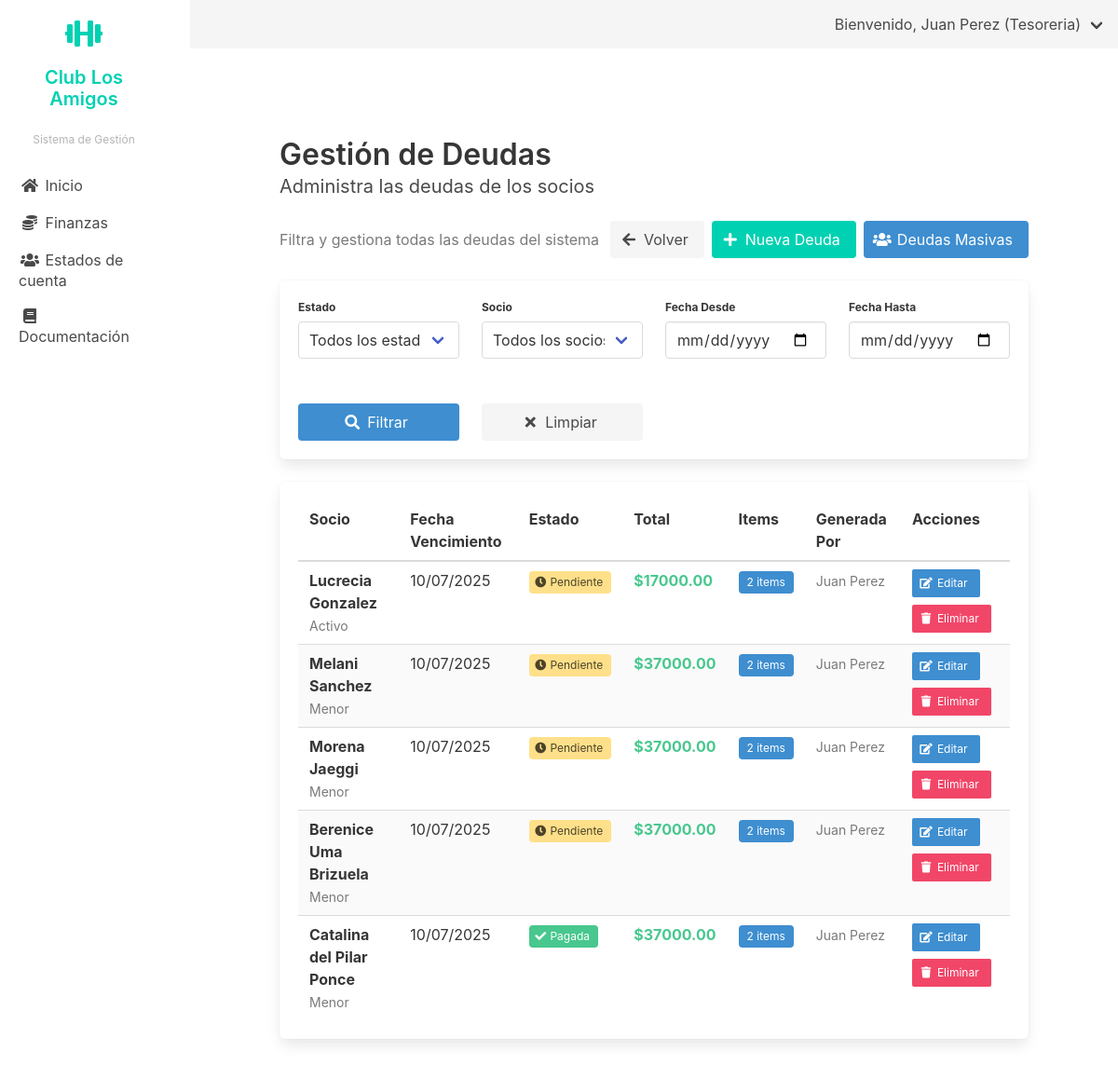
The page /finanzas/deudas/ (signed in) on the database its author committed.
### finanzas/models.py (models this page shows, shortened)
class Deuda(models.Model):
    ESTADO_CHOICES = [
        ('PENDIENTE', 'Pendiente'),
        ('PAGADA', 'Pagada'),
        ('VENCIDA', 'Vencida'),
        ('CANCELADA', 'Cancelada'),
    ]
    socio = models.ForeignKey(Socio, on_delete=models.CASCADE, related_name='deudas')
    fecha_generacion = models.DateField(auto_now_add=True)
    fecha_vencimiento = models.DateField()
    monto_total = models.DecimalField(max_digits=10, decimal_places=2, default=0)
    estado = models.CharField(max_length=10, choices=ESTADO_CHOICES, default='PENDIENTE')
    observaciones = models.TextField(blank=True, null=True)
    generada_por = models.ForeignKey(User, on_delete=models.PROTECT, related_name='deudas_generadas')
    fecha_creacion = models.DateTimeField(auto_now_add=True)
    fecha_actualizacion = models.DateTimeField(auto_now=True)
    class Meta:
        verbose_name = 'Deuda'
        verbose_name_plural = 'Deudas'
        ordering = ['-fecha_generacion']

### socios/models.py (models this page shows, shortened)
class Socio(models.Model):
    perfil_usuario = models.OneToOneField(PerfilUsuario, on_delete=models.CASCADE, related_name='socio', null=True, blank=True)
    tipo_socio = models.ForeignKey(TipoSocio, on_delete=models.PROTECT)
    fecha_afiliacion = models.DateField()
    observaciones = models.TextField(blank=True, null=True)
    fecha_registro = models.DateTimeField(auto_now_add=True)
    fecha_actualizacion = models.DateTimeField(auto_now=True)
    class Meta:
        verbose_name = 'Socio'
        verbose_name_plural = 'Socios'
        ordering = ['-fecha_registro']

class TipoSocio(models.Model):
    TIPO_SOCIO_CHOICES = [
        ('ACTIVO', 'Activo'),
        ('ADHERENTE', 'Adherente'),
        ('INFANTIL', 'Infantil'),
        ('HONORARIO', 'Honorario'),
    ]
    nombre = models.CharField(max_length=10, choices=TIPO_SOCIO_CHOICES, unique=True)
    descripcion = models.TextField(blank=True, null=True)
    class Meta:
        verbose_name = 'Tipo de Socio'
        verbose_name_plural = 'Tipos de Socios'
        default_manager_name = 'objects'

### usuarios/models.py (models this page shows, shortened)
class PerfilUsuario(models.Model):
    TIPO_DOCUMENTO_CHOICES = [
        ('DNI', 'DNI'),
        ('CE', 'Carné de Extranjería'),
        ('PAS', 'Pasaporte'),
    ]
    ESTADO_SOCIO_CHOICES = [
        ('ACTIVO', 'Activo'),
        ('INACTIVO', 'Inactivo'),
        ('SUSPENDIDO', 'Suspendido'),
        ('PENDIENTE', 'Pendiente de Aprobación'),
        ('RETIRADO', 'Retirado'),
    ]
    usuario = models.OneToOneField(User, on_delete=models.CASCADE, related_name='perfil')
    tipo_documento = models.CharField(max_length=3, choices=TIPO_DOCUMENTO_CHOICES, default='DNI')
    numero_documento = models.CharField(max_length=20, unique=True)
    telefono = models.CharField(max_length=15, blank=True, null=True)
    direccion = models.TextField(blank=True, null=True)
    fecha_nacimiento = models.DateField(blank=True, null=True)
    estado_socio = models.CharField(max_length=10, choices=ESTADO_SOCIO_CHOICES, default='ACTIVO',
                                   verbose_name='Estado como Socio')
    fecha_registro = models.DateTimeField(auto_now_add=True)
    fecha_actualizacion = models.DateTimeField(auto_now=True)
    class Meta:
        verbose_name = 'Perfil de Usuario'
        verbose_name_plural = 'Perfiles de Usuario'

### finanzas/views.py (the view)
# urls.py: path('deudas/', views.lista_deudas, name='lista_deudas'),
@login_required
@tesorero_required
def lista_deudas(request):
    deudas = Deuda.objects.all()
    estado = request.GET.get('estado')
    if estado:
        deudas = deudas.filter(estado=estado)
    socio_id = request.GET.get('socio')
    if socio_id:
        deudas = deudas.filter(socio_id=socio_id)
    paginator = Paginator(deudas, 20)
    page_number = request.GET.get('page')
    page_obj = paginator.get_page(page_number)
    socios = Socio.objects.all()
    return render(request, 'finanzas/lista_deudas.html', {
        'page_obj': page_obj,
        'socios': socios,
        'estado_filtro': estado,
        'socio_filtro': socio_id
    })

### usuarios/context_processors.py (called while the page is built)
def user_role_context(request):
    if request.user.is_authenticated:
        user_groups = request.user.groups.all()
        if user_groups.filter(name='Coordinador').exists():
            user_role = 'Coordinador'
        elif user_groups.filter(name='Tesoreria').exists():
            user_role = 'Tesoreria'
        elif user_groups.filter(name='Comision').exists():
            user_role = 'Comision'
        elif user_groups.filter(name='Administrador').exists():
            user_role = 'Administrador'
        else:
            user_role = 'Default'
    else:
        user_role = 'Default'
    return {
        'user_role': user_role
    }

### finanzas/templates/finanzas/lista_deudas.html (shortened to what this page needs)
{% extends 'usuarios/base_tesorero.html' %}
{% load static %}
{% block content %}
<div class="container">
    <div class="section">
        <h1 class="title">Gestión de Deudas</h1>
        <p class="subtitle">Administra las deudas de los socios</p>
        <div class="level mb-5">
            <div class="level-left">
                <div class="level-item">
                    <p class="has-text-grey">Filtra y gestiona todas las deudas del sistema</p>
                </div>
            </div>
            <div class="level-right">
                <div class="level-item">
                    <a href="{% url 'finanzas:dashboard' %}" class="button is-light mr-2">
                        <span class="icon">
                            <i class="fas fa-arrow-left"></i>
                        </span>
                        <span>Volver</span>
                    </a>
                    <a href="{% url 'finanzas:crear_deuda' %}" class="button is-primary mr-2">
                        <span class="icon">
                            <i class="fas fa-plus"></i>
                        </span>
                        <span>Nueva Deuda</span>
                    </a>
                    <a href="{% url 'finanzas:generar_deudas_masivas' %}" class="button is-info">
                        <span class="icon">
                            <i class="fas fa-users"></i>
                        </span>
                        <span>Deudas Masivas</span>
                    </a>
                </div>
            </div>
        </div>
        <div class="box">
            <form method="get" class="columns is-multiline">
                <div class="column is-3">
                    <div class="field">
                        <label class="label is-small">Estado</label>
                        <div class="control">
                            <div class="select is-fullwidth">
                                <select name="estado">
                                    <option value="">Todos los estados</option>
                                </select>
                            </div>
                        </div>
                    </div>
                </div>
                <div class="column is-3">
                    <div class="field">
                        <label class="label is-small">Socio</label>
                        <div class="control">
                            <div class="select is-fullwidth">
                                <select name="socio">
                                    <option value="">Todos los socios</option>
                                </select>
                            </div>
                        </div>
                    </div>
                </div>
                <div class="column is-3">
                    <div class="field">
                        <label class="label is-small">Fecha Desde</label>
                        <div class="control">
                            <input type="date" name="fecha_desde" class="input" value="{{ request.GET.fecha_desde }}">
                        </div>
                    </div>
                </div>
                <div class="column is-3">
                    <div class="field">
                        <label class="label is-small">Fecha Hasta</label>
                        <div class="control">
                            <input type="date" name="fecha_hasta" class="input" value="{{ request.GET.fecha_hasta }}">
                        </div>
                    </div>
                </div>
                <div class="column is-3">
                    <div class="field">
                        <label class="label is-small">&nbsp;</label>
                        <div class="control">
                            <button type="submit" class="button is-info is-fullwidth">
                                <span class="icon">
                                    <i class="fas fa-search"></i>
                                </span>
                                <span>Filtrar</span>
                            </button>
                        </div>
                    </div>
                </div>
                <div class="column is-3">
                    <div class="field">
                        <label class="label is-small">&nbsp;</label>
                        <div class="control">
                            <a href="{% url 'finanzas:lista_deudas' %}" class="button is-light is-fullwidth">
                                <span class="icon">
                                    <i class="fas fa-times"></i>
                                </span>
                                <span>Limpiar</span>
                            </a>
                        </div>
                    </div>
                </div>
            </form>
        </div>
        <div class="box">
            {% if page_obj %}
            <div class="table-container">
                <table class="table is-fullwidth is-striped is-hoverable">
                    <thead>
                        <tr>
                            <th>Socio</th>
                            <th>Fecha Vencimiento</th>
                            <th>Estado</th>
                            <th>Total</th>
                            <th>Items</th>
                            <th>Generada Por</th>
                            <th>Acciones</th>
                        </tr>
                    </thead>
                    <tbody>
                        {% for deuda in page_obj %}
                        <tr>
                            <td>
                                <div>
                                    <strong>{{ deuda.socio.perfil_usuario.usuario.get_full_name }}</strong>
                                    <br>
                                    <small class="has-text-grey">{{ deuda.socio.tipo_socio.nombre }}</small>
                                </div>
                            </td>
                            <td>
                                <span class="{% if deuda.fecha_vencimiento < today %}has-text-danger{% endif %}">
                                    {{ deuda.fecha_vencimiento|date:"d/m/Y" }}
                                </span>
                            </td>
                            <td>
                                {% if deuda.estado == 'PENDIENTE' %}
                                    <span class="tag is-warning">
                                        <span class="icon is-small">
                                            <i class="fas fa-clock"></i>
                                        </span>
                                        <span>Pendiente</span>
                                    </span>
                                {% elif deuda.estado == 'PAGADA' %}
                                    <span class="tag is-success">
                                        <span class="icon is-small">
                                            <i class="fas fa-check"></i>
                                        </span>
                                        <span>Pagada</span>
                                    </span>
                                {% endif %}
                            </td>
                            <td>
                                <span class="has-text-weight-bold {% if deuda.monto_total >= 0 %}has-text-success{% else %}has-text-danger{% endif %}">
                                    ${{ deuda.monto_total|floatformat:2 }}
                                </span>
                            </td>
                            <td>
                                <span class="tag is-info">{{ deuda.items.count }} items</span>
                            </td>
                            <td>
                                <small class="has-text-grey">
                                    {{ deuda.generada_por.get_full_name }}
                                    <br>
                                </small>
                            </td>
                            <td>
                                <div class="buttons are-small">
                                    <a href="{% url 'finanzas:editar_deuda' deuda.pk %}" class="button is-info">
                                        <span class="icon">
                                            <i class="fas fa-edit"></i>
                                        </span>
                                        <span>Editar</span>
                                    </a>
                                    <button class="button is-danger" onclick="confirmarEliminar({{ deuda.pk }}, '{{ deuda.socio.perfil_usuario.usuario.get_full_name }}')">
                                        <span class="icon">
                                            <i class="fas fa-trash"></i>
                                        </span>
                                        <span>Eliminar</span>
                                    </button>
                                </div>
                            </td>
                        </tr>
                        {% endfor %}
                    </tbody>
                </table>
            </div>
            {% endif %}
        </div>
    </div>
</div>
{% endblock %}

### templates/base.html (shortened to what this page needs)
<!DOCTYPE html>
<html lang="es">
<head>
    <link rel="stylesheet" href="https://cdn.jsdelivr.net/npm/bulma@0.9.4/css/bulma.min.css">
    <link rel="stylesheet" href="https://cdnjs.cloudflare.com/ajax/libs/font-awesome/5.15.4/css/all.min.css">
</head>
<body>
    <div class="columns is-fullheight">
        <div class="column is-2 is-sidebar-menu">
            {% block sidebar_menu %}{% endblock %}
        </div>
        <div class="column">
            <nav class="navbar is-light" role="navigation" aria-label="main navigation">
                <div class="navbar-menu">
                    <div class="navbar-end">
                        {% if request.user.is_authenticated %}
                            <div class="navbar-item has-dropdown is-hoverable">
                                <a class="navbar-link">
                                    Bienvenido, {{ request.user.get_full_name }} ({{ request.user.groups.first.name }})
                                </a>
                            </div>
                        {% else %}
                            <div class="navbar-item">
                                <a class="button is-primary" href="{% url 'usuarios:login' %}">
                                    Iniciar sesión
                                </a>
                            </div>
                        {% endif %}
                    </div>
                </div>
            </nav>
            <div class="section">
                {% block content %}{% endblock %}
            </div>
        </div>
    </div>
</body>
</html>

### rows shown on the page
Deuda: socio.perfil_usuario.usuario.get_full_name "Lucrecia Gonzalez", socio.tipo_socio.nombre "Activo", fecha_vencimiento "10/07/2025", estado "PENDIENTE" (drawn), monto_total "17000.00", items.count "2", generada_por.get_full_name "Juan Perez"
Deuda: socio.perfil_usuario.usuario.get_full_name "Melani Sanchez", socio.tipo_socio.nombre "Menor", fecha_vencimiento "10/07/2025", estado "PENDIENTE" (drawn), monto_total "37000.00", items.count "2", generada_por.get_full_name "Juan Perez"
Deuda: socio.perfil_usuario.usuario.get_full_name "Morena Jaeggi", socio.tipo_socio.nombre "Menor", fecha_vencimiento "10/07/2025", estado "PENDIENTE" (drawn), monto_total "37000.00", items.count "2", generada_por.get_full_name "Juan Perez"
Deuda: socio.perfil_usuario.usuario.get_full_name "Berenice Uma Brizuela", socio.tipo_socio.nombre "Menor", fecha_vencimiento "10/07/2025", estado "PENDIENTE" (drawn), monto_total "37000.00", items.count "2", generada_por.get_full_name "Juan Perez"
Deuda: socio.perfil_usuario.usuario.get_full_name "Catalina del Pilar Ponce", socio.tipo_socio.nombre "Menor", fecha_vencimiento "10/07/2025", estado "PAGADA" (drawn), monto_total "37000.00", items.count "2", generada_por.get_full_name "Juan Perez"

### other values the page prints
{{ request.user.get_full_name }} "Juan Perez"
{{ request.user.groups.first.name }} "Tesoreria"
